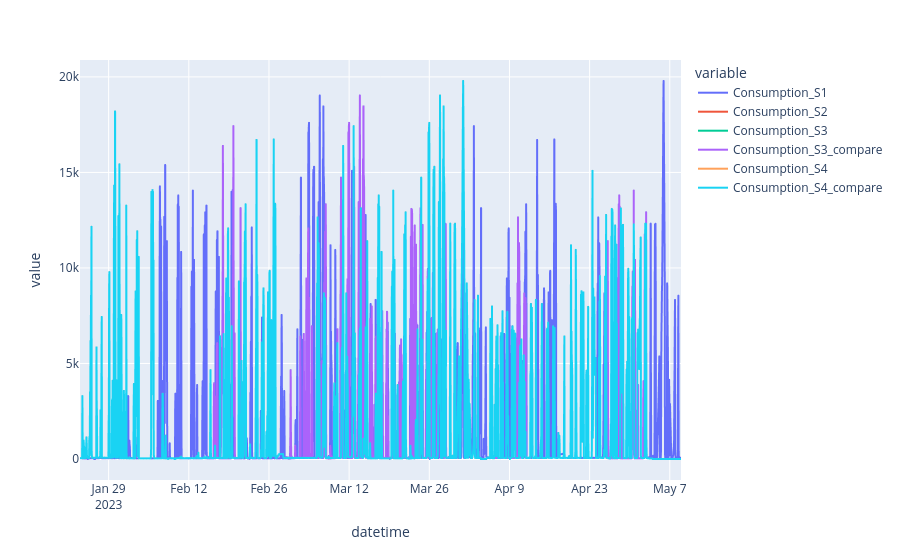

Notebook code cell kept with this figure:
### Code cell
px.line(df_czech[[col for col in df_france.columns if "Consumption_S" in col]])

### Figure 1 — Plotly figure (JSON) as saved in the notebook; plotly's stock layout.template omitted (floating-point values rounded to 4 significant figures; data arrays with more than 128 entries replaced by an {"elided": "..."} marker saying what was removed)
{"data": [{"hovertemplate": "variable=Consumption_S1<br>datetime=%{x}<br>value=%{y}<extra></extra>", "legendgroup": "Consumption_S1", "line": {"color": "#636efa", "dash": "solid"}, "marker": {"symbol": "circle"}, "mode": "lines", "name": "Consumption_S1", "showlegend": true, "type": "scattergl", "x": {"elided": "2520 str values"}, "xaxis": "x", "y": {"elided": "2520 float values"}, "yaxis": "y"}, {"hovertemplate": "variable=Consumption_S2<br>datetime=%{x}<br>value=%{y}<extra></extra>", "legendgroup": "Consumption_S2", "line": {"color": "#EF553B", "dash": "solid"}, "marker": {"symbol": "circle"}, "mode": "lines", "name": "Consumption_S2", "showlegend": true, "type": "scattergl", "x": {"elided": "2520 str values"}, "xaxis": "x", "y": {"elided": "2520 float values"}, "yaxis": "y"}, {"hovertemplate": "variable=Consumption_S3<br>datetime=%{x}<br>value=%{y}<extra></extra>", "legendgroup": "Consumption_S3", "line": {"color": "#00cc96", "dash": "solid"}, "marker": {"symbol": "circle"}, "mode": "lines", "name": "Consumption_S3", "showlegend": true, "type": "scattergl", "x": {"elided": "2520 str values"}, "xaxis": "x", "y": {"elided": "2520 float values"}, "yaxis": "y"}, {"hovertemplate": "variable=Consumption_S3_compare<br>datetime=%{x}<br>value=%{y}<extra></extra>", "legendgroup": "Consumption_S3_compare", "line": {"color": "#ab63fa", "dash": "solid"}, "marker": {"symbol": "circle"}, "mode": "lines", "name": "Consumption_S3_compare", "showlegend": true, "type": "scattergl", "x": {"elided": "2520 str values"}, "xaxis": "x", "y": {"elided": "2520 float values"}, "yaxis": "y"}, {"hovertemplate": "variable=Consumption_S4<br>datetime=%{x}<br>value=%{y}<extra></extra>", "legendgroup": "Consumption_S4", "line": {"color": "#FFA15A", "dash": "solid"}, "marker": {"symbol": "circle"}, "mode": "lines", "name": "Consumption_S4", "showlegend": true, "type": "scattergl", "x": {"elided": "2520 str values"}, "xaxis": "x", "y": {"elided": "2520 float values"}, "yaxis": "y"}, {"hovertemplate": "variable=Consumption_S4_compare<br>datetime=%{x}<br>value=%{y}<extra></extra>", "legendgroup": "Consumption_S4_compare", "line": {"color": "#19d3f3", "dash": "solid"}, "marker": {"symbol": "circle"}, "mode": "lines", "name": "Consumption_S4_compare", "showlegend": true, "type": "scattergl", "x": {"elided": "2520 str values"}, "xaxis": "x", "y": {"elided": "2520 float values"}, "yaxis": "y"}], "layout": {"legend": {"title": {"text": "variable"}, "tracegroupgap": 0}, "margin": {"t": 60}, "xaxis": {"anchor": "y", "domain": [0, 1], "title": {"text": "datetime"}}, "yaxis": {"anchor": "x", "domain": [0, 1], "title": {"text": "value"}}}}
